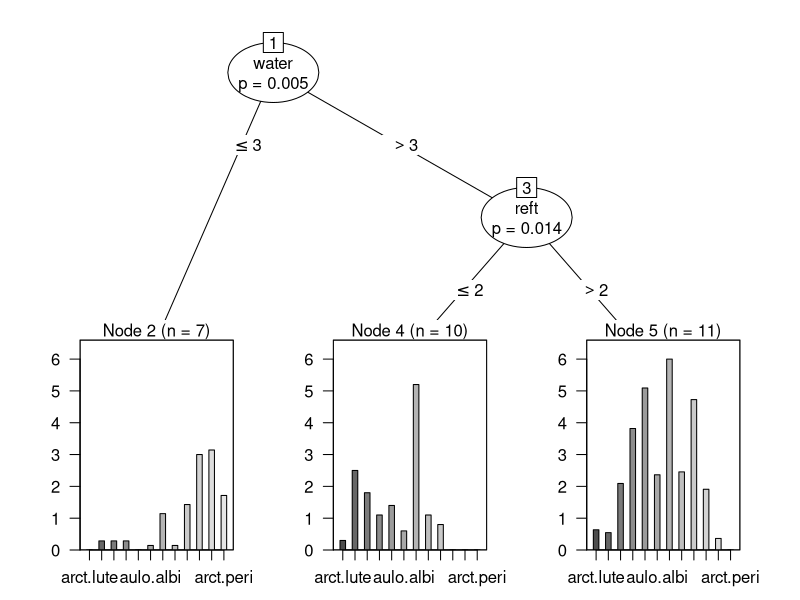

Source code (R):
library(partykit)


### Name: HuntingSpiders
### Title: Abundance of Hunting Spiders
### Aliases: HuntingSpiders
### Keywords: datasets

### ** Examples

## load data
data("HuntingSpiders", package = "partykit")

## fit multivariate tree for 12-dimensional species abundance
sptree <- ctree(arct.lute + pard.lugu + zora.spin + pard.nigr + pard.pull +
  aulo.albi + troc.terr + alop.cune + pard.mont + alop.acce + alop.fabr +
  arct.peri ~ herbs + reft + moss + sand + twigs + water, data = HuntingSpiders,
  teststat = "max", minsplit = 5)
plot(sptree, terminal_panel = node_barplot)
